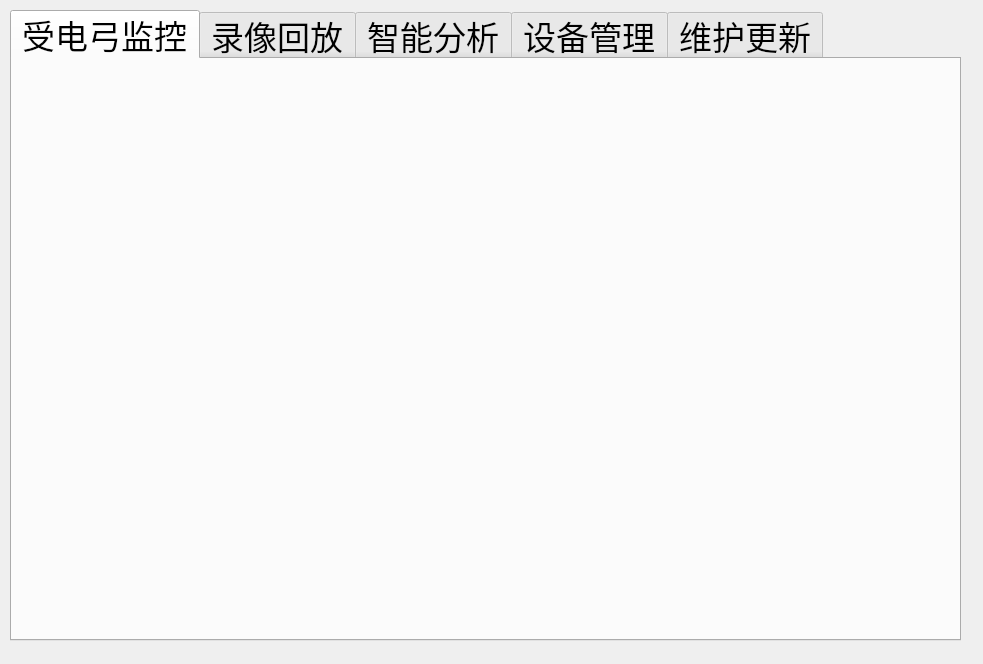
<?xml version="1.0" encoding="UTF-8"?>
<ui version="4.0">
 <class>videotab</class>
 <widget class="QWidget" name="videotab">
  <property name="geometry">
   <rect>
    <x>0</x>
    <y>0</y>
    <width>983</width>
    <height>664</height>
   </rect>
  </property>
  <property name="windowTitle">
   <string>Form</string>
  </property>
  <widget class="QTabWidget" name="tabWidget">
   <property name="geometry">
    <rect>
     <x>10</x>
     <y>10</y>
     <width>951</width>
     <height>631</height>
    </rect>
   </property>
   <property name="font">
    <font>
     <pointsize>25</pointsize>
    </font>
   </property>
   <property name="layoutDirection">
    <enum>Qt::LeftToRight</enum>
   </property>
   <property name="currentIndex">
    <number>0</number>
   </property>
   <widget class="QWidget" name="tab">
    <attribute name="title">
     <string>受电弓监控</string>
    </attribute>
   </widget>
   <widget class="QWidget" name="tab_2">
    <attribute name="title">
     <string>录像回放</string>
    </attribute>
   </widget>
   <widget class="QWidget" name="tab_3">
    <attribute name="title">
     <string>智能分析</string>
    </attribute>
   </widget>
   <widget class="QWidget" name="tab_4">
    <attribute name="title">
     <string>设备管理</string>
    </attribute>
   </widget>
   <widget class="QWidget" name="tab_5">
    <attribute name="title">
     <string>维护更新</string>
    </attribute>
   </widget>
  </widget>
 </widget>
 <resources/>
 <connections/>
</ui>
